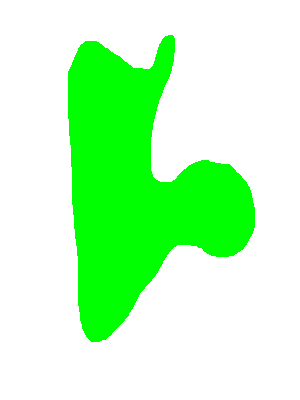
#> input picture buffer/buffer4.png, 300 x 400 px, given as the content of the folder ./buffer/buffer4.png, which was not available
$ python main.py buffer/buffer4.png buffer/buffer5.png out.png   (older library calls are emulated)
#> lines starting #> are read from the running program, lines starting #| are printed output that depends on the picture; after the words box and inside, x2 and y2 are one past the last pixel; in counts of white or black regions, pixels touching at a corner belong together; pictures that were not available may be replaced by others from this repository, and a replacement may not be noted
### topology_ai.py
# Kunal Nabar

import cv2
import numpy as np
import random

BLACK = 0
WHITE = 255
RESET = 128
IDEAL_H = 250
IDEAL_W = 300

def seed_images(image_set):
	"""
	Select a seed pixel for each image
	One black pixel will be selected and one white pixel will be selected for each image

	:param image_set: the set of images
	:returns: a set of tuples, such that each tuple t_i corresponds to the image I_i. And each tuple has the form (black seed, white seed) where the black and white seeds are pixel values
	"""
	seed_set = []
	random_seed = lambda image,target: random.choice(list(zip(*np.where(image == target))))
	for image in image_set:
		bseed = random_seed(image, BLACK)
		wseed = random_seed(image, WHITE)
		seed_set.append((bseed, wseed))
	return seed_set


def flood(image, seed):
	"""
	Grow the image from the seed location. Return a mask of the grown image.

	:param image: the image that you are performing the flood on
	:param seed: the seed from the image that you are flooding
	:returns: an image of 0/1's that corresponds to the location that was flooded
	"""
	(x,y) = seed
	# copy thresholded image
	im_floodfill = image.copy()
	h,w = image.shape
	# mask must be slightly larger than the original image
	mask = np.zeros((h+2,w+2), np.uint8)

	# have to flip the seed since this takes in (col,row)
	# flood fill the region from the seed point, set it to a new value (not black or white)
	cv2.floodFill(im_floodfill, mask, (y,x), RESET)

	# find only the spots that were flood filled
	im_out = (im_floodfill == RESET).astype(np.uint8)
	return im_out

def grow(image, seeds):
	"""
	Flood both the black and white regions of the image

	:param image: the image that is to be seeded
	:param seeds: the black and white seed, respectively
	"""
	bseed, wseed = seeds
	# get the flooded black and white regions, return them as image masks
	white_mask = flood(image, wseed)
	black_mask = flood(image, bseed)
	return (black_mask, white_mask)

# [12 lines left out: function fillContours, not called in this run]

def determine_shrink(h,w):
	"""
	Determine how much to shrink the image in order to run the AI faster.

	:param h: the height of the image
	:param w: the width of the image
	:returns: the shrink factor of the image
	"""
	if h < IDEAL_H or w < IDEAL_W:
		return 1
	sw = w // IDEAL_W
	sh = h // IDEAL_H
	return (sw + sh) // 2

def clean(IS):
	"""
	Initialize the test set to the specific method and test set

	Found by reading the files found at the path './$(method)/$(sno)/'

	Note: this method is not part of the topological ai

	:param method: the type of topological analysis method
	:param sno: the set name of the method in question

	:returns: the set of images specificed by the method and the set number
	"""
	image_set = []
	for im in IS:
		# shrink the image into a smaller one for faster processing
		shrink = determine_shrink(*im.shape)
		nx,ny = (im.shape[0]//shrink, im.shape[1]//shrink)
		im_shrink = cv2.resize(im, dsize=(nx,ny))

		# Use Otsu's method to find the threshold for the binary image
		# https://en.wikipedia.org/wiki/Otsu's_method
		_, im_bw = cv2.threshold(im_shrink, 128, 255, cv2.THRESH_BINARY | cv2.THRESH_OTSU)

		image_set.append(im_bw)
	return image_set

def solve(IS):
	# clean the image set
	image_set = clean(IS)
	n = len(image_set)

	# find the seed of the image
	seed_set = seed_images(image_set)
	sim = np.array([0] * n, np.float)

	# grow each region and find the percentage of the image covered
	for i in range(n):
		(bc,wc) = grow(image_set[i], seed_set[i])
		o = (bc|wc).astype(np.uint8).flatten()
		sim[i] = float(sum(o))/len(o)

	unions = np.where(sim == 1)[0]
	s_index = -1

	# this will occur in the case of inside topology.
	# refill the contours and try again
	if len(unions) == 0:
		filled_image_set = fillContours(image_set)
		s_index = solve(filled_image_set)
	elif len(unions) > 1:
		# if more than one index has a 1, then you want the one that didn't get filled.
		s_index = np.argmin(sim)
	else:
		# otherwise, take the max argument
		s_index = np.argmax(sim)
	return s_index

### main.py
# Kunal Nabar

import os
import sys
import cv2
import matplotlib.pyplot as plt
import numpy as np
import time

from topology_ai import solve

# constants
def init(p):
	"""
	Initialize the test set to the specific method and test set

	Found by reading the files found at the path './$(method)/$(sno)/'

	Note: this method is not part of the topological ai

	:param method: the type of topological analysis method
	:param sno: the set name of the method in question

	:returns: the set of images specificed by the method and the set number
	"""
#> called with p = 'buffer/buffer4.png'
	# check assertions

	# walk through all the files in the test set
	image_set = []
	path = os.path.join(*(os.curdir, p))
	_,_,files = next(os.walk(path))
	test_set = [os.path.join(path,f) for f in files]
	IS = [cv2.imread(f, cv2.IMREAD_GRAYSCALE) for f in test_set]
#> IS = 1 item
	return files,IS

# Read in the two parameters from the image set

if not sys.argv[1:]:
	print("""Running the system:
python main.py "path"
	path: the path to the folder containing all image files
The folder must only contain image files, even hidden files will cause a crash.
The the path is relative to this main.py file.""")
	sys.exit()

files,IS = init(*sys.argv[1:2])
#> files = ['buffer4.png']; IS = 1 item
show_image = False
save_image = False
save_path = './'
if len(sys.argv) == 3 and sys.argv[2] == '-sh':
		show_image = True
if len(sys.argv) == 4 and sys.argv[2] == '-sa':
		save_image = True
		save_path = sys.argv[3]

start = time.time()
s_index = solve(IS)
#> the loop in clean, `for im in IS:` made 1 pass
#> (sw in determine_shrink, sh in determine_shrink, shrink, nx, ny) on pass 1: (1, 1, 1, 400, 300)
#> pass 1, in clean, `im_shrink = cv2.resize(im, dsize=(nx,ny))`:
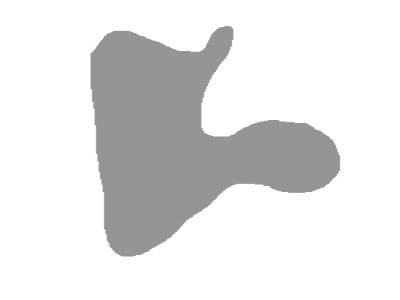
#> im_shrink: shape (300, 400); min 149, max 255, mean 228.1
#> pass 1, in clean, `_, im_bw = cv2.threshold(im_shrink, 128, 255, cv2.THRESH_BINARY | cv2...`:
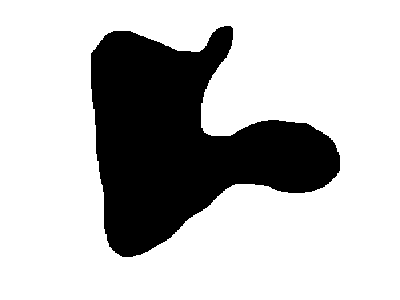
#> im_bw: shape (300, 400); 74.7% white; 1 black region, box (x1, y1, x2, y2) and area: (91, 26, 340, 257) 30395
#> in solve, `n = len(image_set)`: n = 1
#> the loop in seed_images, `for image in image_set:` made 1 pass
#> (bseed, wseed) on pass 1: ((213, 114), (188, 31))
#> after the loop in seed_images, `for image in image_set:`: seed_set = [((213, 114), (188, 31))]
#> in solve, `sim = np.array([0] * n, np.float)`: sim = [0]
#> after the loop in solve, `for i in range(n):`: sim = [1]
#> in solve, `unions = np.where(sim == 1)[0]`: unions = [0]
#> in solve, `s_index = np.argmax(sim)`: s_index = 0
#> s_index = 0
dur = time.time()-start

print("The different image is %s" % (files[s_index]))
#| The different image is buffer4.png
print("It took %.3f seconds." % (dur))

if show_image:
	imout = cv2.cvtColor(IS[s_index],cv2.COLOR_GRAY2BGRA)
	plt.imshow(imout)
	plt.show()
if save_image:
	imout = cv2.cvtColor(IS[s_index], cv2.COLOR_GRAY2BGRA)
	cv2.imwrite(os.path.join(save_path, 'answer.png'), imout)
	print('Answer in: %s' % (os.path.join(save_path, 'answer.png')))

$ run again, on buffer/buffer5.png
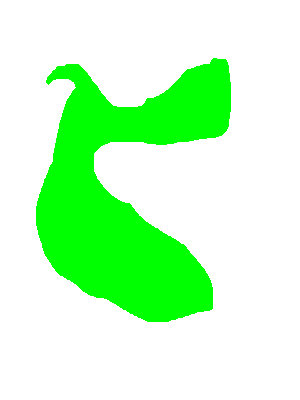
#> input picture buffer/buffer5.png, 300 x 400 px, given as the content of the folder ./buffer/buffer5.png, which was not available
#> in init, `IS = [cv2.imread(f, cv2.IMREAD_GRAYSCALE) for f in test_set]`: IS = 1 item
#> `files,IS = init(*sys.argv[1:2])`: files = ['buffer5.png']; IS = 1 item
#> the loop in clean, `for im in IS:` made 1 pass
#> (sw in determine_shrink, sh in determine_shrink, shrink, nx, ny) on pass 1: (1, 1, 1, 400, 300)
#> pass 1, in clean, `im_shrink = cv2.resize(im, dsize=(nx,ny))`:
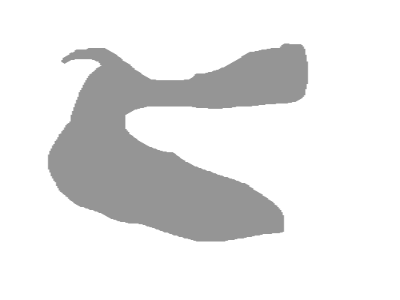
#> im_shrink: shape (300, 400); min 149, max 255, mean 230.8
#> pass 1, in clean, `_, im_bw = cv2.threshold(im_shrink, 128, 255, cv2.THRESH_BINARY | cv2...`:
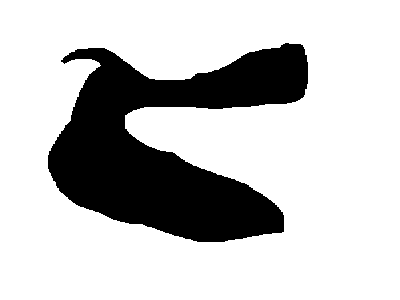
#> im_bw: shape (300, 400); 77.1% white; 1 black region, box (x1, y1, x2, y2) and area: (48, 43, 308, 242) 27487
#> n = 1
#> the loop in seed_images, `for image in image_set:` made 1 pass
#> (bseed, wseed) on pass 1: ((145, 145), (182, 319))
#> after the loop in seed_images, `for image in image_set:`: seed_set = [((145, 145), (182, 319))]
#> in solve, `sim = np.array([0] * n, np.float)`: sim = [0]
#> after the loop in solve, `for i in range(n):`: sim = [1]
#> unions = [0]
#> in solve, `s_index = np.argmax(sim)`: s_index = 0
#| The different image is buffer5.png
